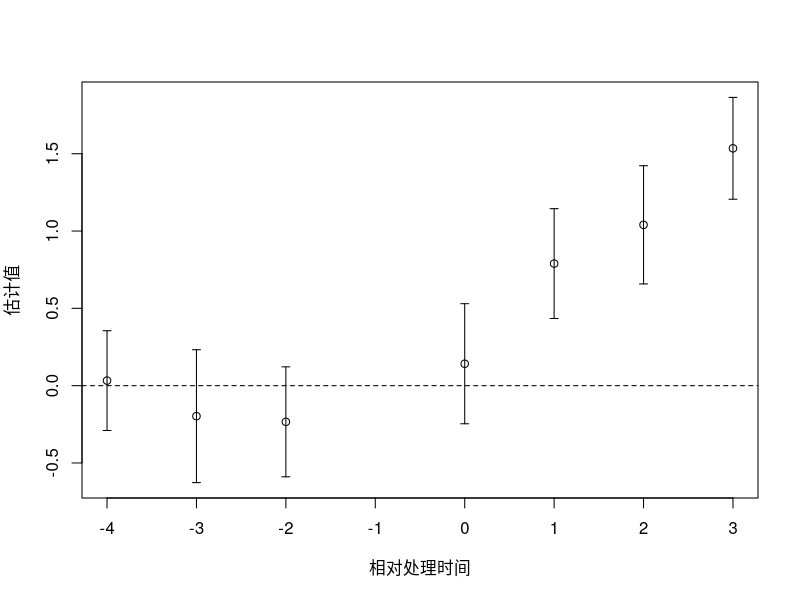

Generate this figure with R:
# Extracted verbatim from book_chapters/ch12_causal.tex; run from companion-code root.
library(sandwich)
df <- read.csv("data/processed/chapter13_event_common_timing_simulated.csv")
lags <- c(-4,-3,-2,0,1,2,3)
cols <- ifelse(lags<0,paste0("D_n",abs(lags)),paste0("D_",lags))
for (j in seq_along(lags))
  df[[cols[j]]] <- as.integer(df$treated==1 & df$rel_time==lags[j])
f <- as.formula(paste("Y ~",paste(cols,collapse=" + "),"+ factor(id)+factor(year)"))
fit_es <- lm(f,data=df)
V <- vcovCL(fit_es,cluster=df$id,type="HC1",cadjust=TRUE)
se <- sqrt(diag(V))[cols]; est <- coef(fit_es)[cols]
crit <- qt(.975,length(unique(df$id))-1)
plot(lags,est,ylim=range(est-crit*se,est+crit*se),
     xlab="相对处理时间",ylab="估计值")
arrows(lags,est-crit*se,lags,est+crit*se,angle=90,code=3,length=.04)
abline(h=0,lty=2)
pre <- cols[lags<0]; z <- coef(fit_es)[pre]
Fpre <- as.numeric(t(z)%*%solve(V[pre,pre],z))/length(pre)
print(pf(Fpre,length(pre),length(unique(df$id))-1,lower.tail=FALSE))
